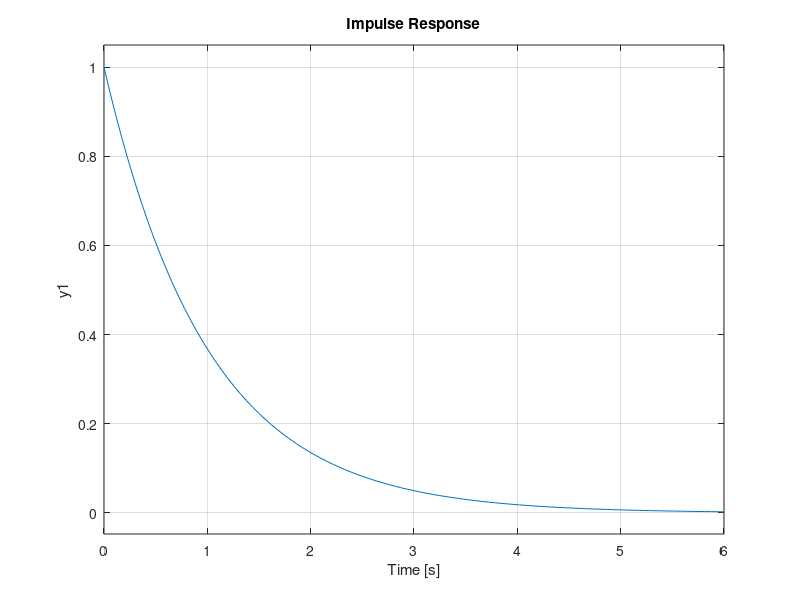
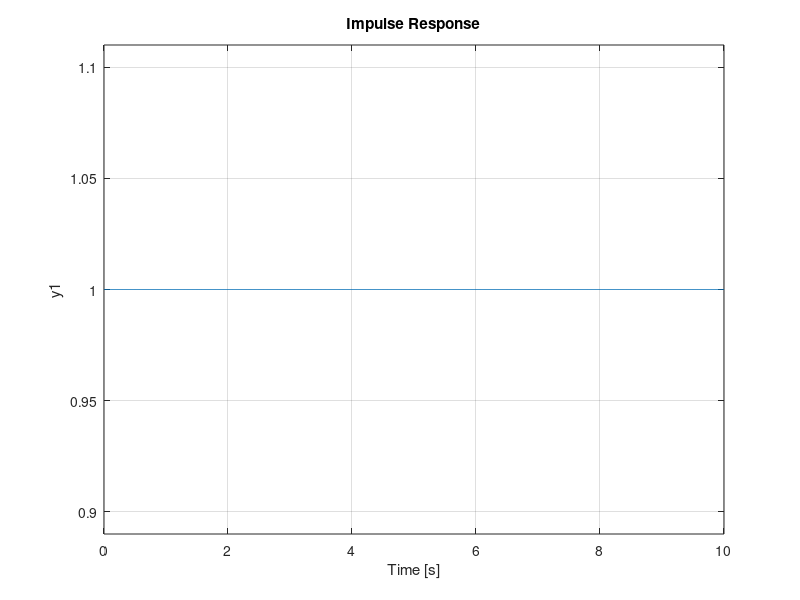
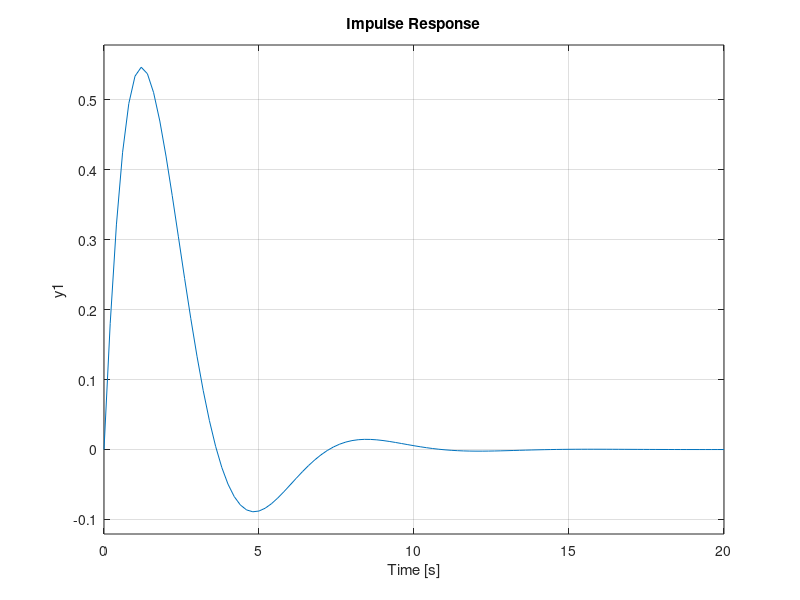
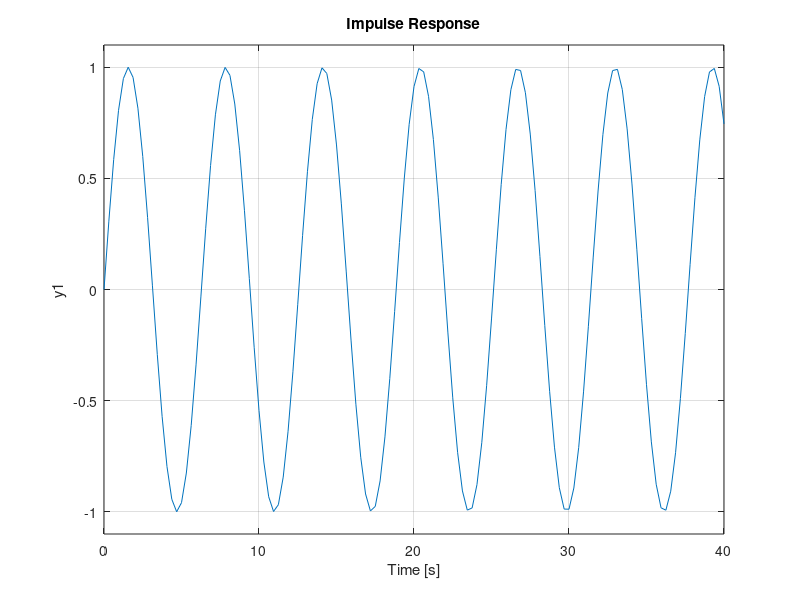

These charts were generated, in order, by the following MATLAB code:
clc
clear
close all

h1=tf(1,[1 1]);  %real menor que 0
h2=tf(1,[1 0]);  % integrado puro
h3=tf(1,[1 1 1]); % complejos conjugados real <0
h4=tf(1,[1 0 1]); %imaginario puros

impulse(h1)
figure
impulse(h2)
figure
impulse(h3)
figure
impulse(h4)

h5=tf(1,[1 -1]);  %real > 0
h6=tf(1,[1 -1 1]); % complejos conjugados real >0
figure
impulse(h5)
figure
impulse(h6)

figure
pzmap(h1)
hold on
pzmap(h2)
pzmap(h3)
pzmap(h4)
pzmap(h5)
pzmap(h6)
legend('Re<0','Re=0','C Re<0','Im','Re>0','C Re>0')


h1=c2d(h1,0.1);  %real menor que 0
h2=c2d(h2,0.1);  % integrado puro
h3=c2d(h3,0.1); % complejos conjugados real <0
h4=c2d(h4,0.1); %imaginario puros

figure
impulse(h1)
figure
impulse(h2)
figure
impulse(h3)
figure
impulse(h4)

h5=c2d(h5,0.1);  %real > 0
h6=c2d(h6,0.1); % complejos conjugados real >0
h7=tf(1,[1 0.5],1);
h8=tf(1,[1 1.5],1);
figure
impulse(h5)
figure
impulse(h6)
figure
impulse(h7)
figure
impulse(h8)

figure
pzmap(h1)
hold on
pzmap(h2)
pzmap(h3)
pzmap(h4)
pzmap(h5)
pzmap(h6)
pzmap(h7)
pzmap(h8)
legend('Re<0','Re=0','C Re<0','Im','Re>0','C Re>0','ReD<0','ReD<0 inestable')




% figure
% step(h1)
% figure
% step(h2)
% figure
% step(h3)
% figure
% step(h4)
